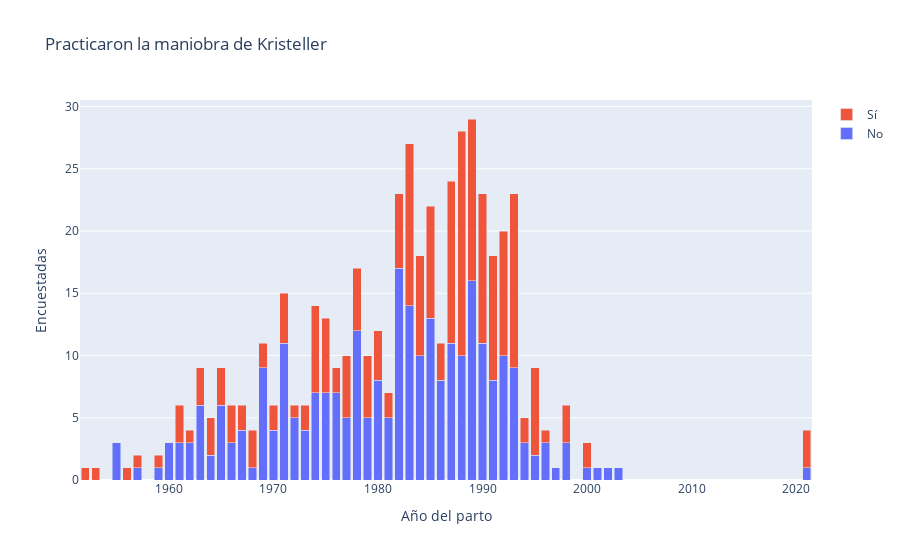

The notebook cell this image was saved under:
### Markdown cell above
### Practicaron la maniobra de Kristeller

### Code cell
df = pd.read_excel('data/kristeller_fecha.xlsx', index_col=None, sheet_name='base_limpia')

fig = go.Figure(data=[
    go.Bar(name='No', x=df['Fecha'], y=df['No']),
    go.Bar(name='Sí', x=df['Fecha'], y=df['Sí'])
])
# Change the bar mode
fig.update_layout(
    barmode='stack', 
    title='Practicaron la maniobra de Kristeller', 
    xaxis_title='Año del parto', 
    yaxis_title='Encuestadas',
    )
fig.show()
# fig.write_html('dataviz/kristeller_fecha.html')

### Figure 1 — Plotly figure (JSON) as saved in the notebook; plotly's stock layout.template omitted (floating-point values rounded to 4 significant figures)
{"data": [{"name": "No", "type": "bar", "x": [1952, 1953, 1955, 1956, 1957, 1959, 1960, 1961, 1962, 1963, 1964, 1965, 1966, 1967, 1968, 1969, 1970, 1971, 1972, 1973, 1974, 1975, 1976, 1977, 1978, 1979, 1980, 1981, 1982, 1983, 1984, 1985, 1986, 1987, 1988, 1989, 1990, 1991, 1992, 1993, 1994, 1995, 1996, 1997, 1998, 2000, 2001, 2002, 2003, 2021], "y": [null, null, 3, null, 1, 1, 3, 3, 3, 6, 2, 6, 3, 4, 1, 9, 4, 11, 5, 4, 7, 7, 7, 5, 12, 5, 8, 5, 17, 14, 10, 13, 8, 11, 10, 16, 11, 8, 10, 9, 3, 2, 3, 1, 3, 1, 1, 1, 1, 1]}, {"name": "Sí", "type": "bar", "x": [1952, 1953, 1955, 1956, 1957, 1959, 1960, 1961, 1962, 1963, 1964, 1965, 1966, 1967, 1968, 1969, 1970, 1971, 1972, 1973, 1974, 1975, 1976, 1977, 1978, 1979, 1980, 1981, 1982, 1983, 1984, 1985, 1986, 1987, 1988, 1989, 1990, 1991, 1992, 1993, 1994, 1995, 1996, 1997, 1998, 2000, 2001, 2002, 2003, 2021], "y": [1, 1, null, 1, 1, 1, null, 3, 1, 3, 3, 3, 3, 2, 3, 2, 2, 4, 1, 2, 7, 6, 2, 5, 5, 5, 4, 2, 6, 13, 8, 9, 3, 13, 18, 13, 12, 10, 10, 14, 2, 7, 1, null, 3, 2, null, null, null, 3]}], "layout": {"barmode": "stack", "title": {"text": "Practicaron la maniobra de Kristeller"}, "xaxis": {"title": {"text": "Año del parto"}}, "yaxis": {"title": {"text": "Encuestadas"}}}}
